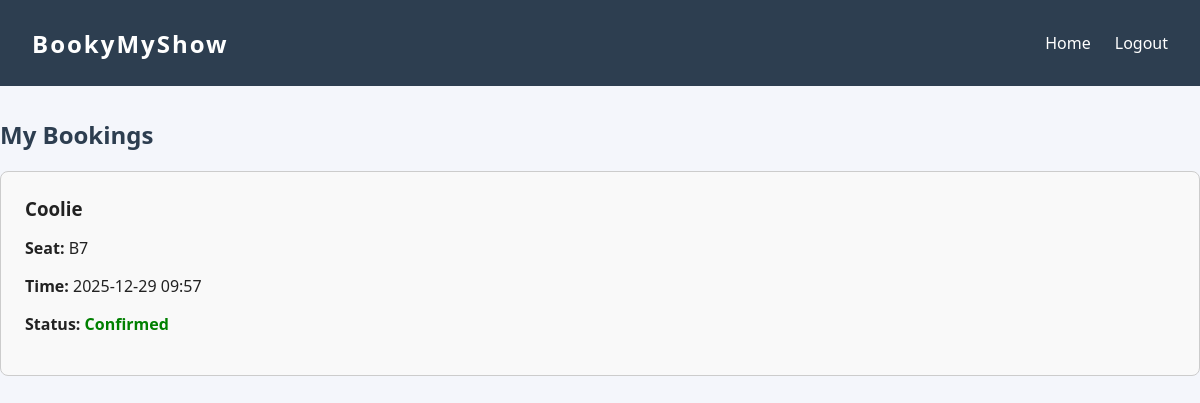
/my-bookings (signed in), run on an earlier commit of the app's database.
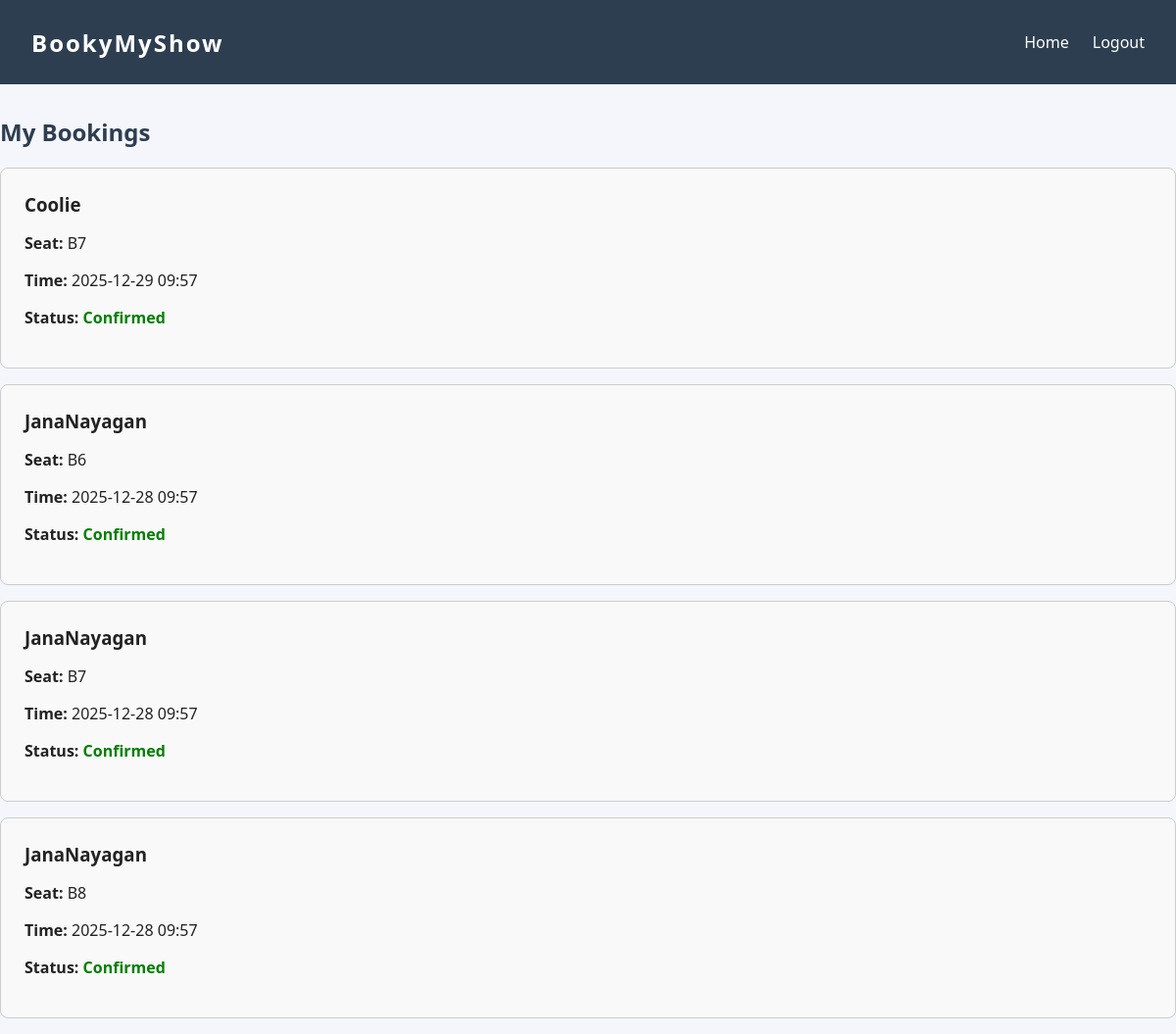
And on a later commit of the database.
### app.py (models this page shows)
class Show(db.Model):
    id = db.Column(db.Integer, primary_key=True)
    name = db.Column(db.String(150))
    theater_id = db.Column(db.Integer)
    start_time = db.Column(db.DateTime)
    end_time = db.Column(db.DateTime)
    price = db.Column(db.Integer)

class Seat(db.Model):
    id = db.Column(db.Integer, primary_key=True)
    show_id = db.Column(db.Integer)
    seat_number = db.Column(db.String(10))
    is_booked = db.Column(db.Boolean, default=False)

class Booking(db.Model):
    id = db.Column(db.Integer, primary_key=True)
    user_id = db.Column(db.Integer)
    show_id = db.Column(db.Integer)
    seat_id = db.Column(db.Integer)
    payment_status = db.Column(db.String(20), default="pending")
    booking_time = db.Column(db.DateTime, default=datetime.utcnow)

### app.py (the view)
@app.route('/my-bookings')
def my_bookings():
    user_id = session.get('user_id')
    if not user_id:
        return redirect(url_for('login'))
    bookings = Booking.query.filter_by(user_id=user_id).all()
    results = []
    for booking in bookings:
        show = Show.query.get(booking.show_id)
        seat = Seat.query.get(booking.seat_id)
        results.append({
            'movie': show.name,
            'seat': seat.seat_number,
            'time': show.start_time.strftime('%Y-%m-%d %H:%M'),
            'status': booking.payment_status
        })
    return render_template('my_bookings.html', bookings=results)

### templates/my_bookings.html (shortened to what this page needs)
<!DOCTYPE html>
<html lang="en">
<head>
    <link rel="stylesheet" href="/static/style.css">
</head>
<body>
    <nav class="navbar">
        <div class="logo">BookyMyShow</div>
        <ul class="nav-links">
            <li><a href="/">Home</a></li>
            <li><a href="/logout">Logout</a></li>
        </ul>
    </nav>
    <main>
        <h2>My Bookings</h2>
        <div class="bookings-list">
        {% if bookings %}
            {% for b in bookings %}
            <div class="booking-card" style="border:1px solid #ccc; border-radius:8px; margin:1rem 0; padding:1.5rem; background:#f9f9f9;">
                <h3 style="margin:0 0 0.5rem 0;">{{ b.movie }}</h3>
                <p><strong>Seat:</strong> {{ b.seat }}</p>
                <p><strong>Time:</strong> {{ b.time }}</p>
                <p><strong>Status:</strong> <span style="color:{{ 'green' if b.status=='confirmed' else 'orange' }};font-weight:bold;">{{ b.status|capitalize }}</span></p>
            </div>
            {% endfor %}
        {% else %}
            <p>No bookings found.</p>
        {% endif %}
        </div>
    </main>
</body>
</html>

### static/style.css (style rules this page uses)
body { margin: 0; font-family: 'Segoe UI', Arial, sans-serif; background: #f4f6fb; color: #222; }
.navbar { background: #2d3e50; color: #fff; display: flex; justify-content: space-between; align-items: center; padding: 1rem 2rem; }
.logo { font-size: 1.5rem; font-weight: bold; letter-spacing: 2px; }
.nav-links { list-style: none; display: flex; gap: 1.5rem; }
.nav-links a { color: #fff; text-decoration: none; font-weight: 500; transition: color 0.2s; }
h2 { color: #2d3e50; margin-top: 2rem; }

What changed in the data, as far as the page shows it:
now on this page (row unchanged): Show: movie "JanaNayagan" "JanaNayagan" "JanaNayagan"
now on this page (row edited): Seat: seat "B6"
added Booking: status "Confirmed"
now on this page (row edited): Seat: seat "B7"
added Booking: status "Confirmed"
now on this page (row edited): Seat: seat "B8"
added Booking: status "Confirmed"
Also different on the page:
new list line: "Seat: Time: 2025-12-28 09:57 Status:"
